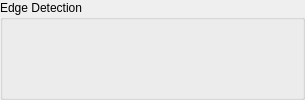
       <widget class="QGroupBox" name="EdgeDetection_groupBox">
        <property name="sizePolicy">
         <sizepolicy hsizetype="Fixed" vsizetype="Fixed">
          <horstretch>0</horstretch>
          <verstretch>0</verstretch>
         </sizepolicy>
        </property>
        <property name="title">
         <string>Edge Detection</string>
        </property>
        <layout class="QHBoxLayout" name="horizontalLayout_5">
         <item>
          <spacer name="horizontalSpacer_18">
           <property name="orientation">
            <enum>Qt::Horizontal</enum>
           </property>
           <property name="sizeHint" stdset="0">
            <size>
             <width>26</width>
             <height>20</height>
            </size>
           </property>
          </spacer>
         </item>
         <item>
          <widget class="QPushButton" name="EdgeDetection_Roberts_button">
           <property name="enabled">
            <bool>false</bool>
           </property>
           <property name="sizePolicy">
            <sizepolicy hsizetype="Fixed" vsizetype="Fixed">
             <horstretch>0</horstretch>
             <verstretch>0</verstretch>
            </sizepolicy>
           </property>
           <property name="minimumSize">
            <size>
             <width>32</width>
             <height>32</height>
            </size>
           </property>
           <property name="maximumSize">
            <size>
             <width>32</width>
             <height>32</height>
            </size>
           </property>
           <property name="toolTip">
            <string>Roberts</string>
           </property>
           <property name="statusTip">
            <string>Roberts</string>
           </property>
           <property name="text">
            <string/>
           </property>
           <property name="icon">
            <iconset>
             <normaloff>Icons/1number_1_3831.png</normaloff>Icons/1number_1_3831.png</iconset>
           </property>
           <property name="iconSize">
            <size>
             <width>29</width>
             <height>29</height>
            </size>
           </property>
           <property name="flat">
            <bool>true</bool>
           </property>
          </widget>
         </item>
         <item>
          <spacer name="horizontalSpacer_19">
           <property name="orientation">
            <enum>Qt::Horizontal</enum>
           </property>
           <property name="sizeType">
            <enum>QSizePolicy::Expanding</enum>
           </property>
           <property name="sizeHint" stdset="0">
            <size>
             <width>27</width>
             <height>20</height>
            </size>
           </property>
          </spacer>
         </item>
         <item>
          <widget class="QPushButton" name="EdgeDetection_Sobel_button">
           <property name="enabled">
            <bool>false</bool>
           </property>
           <property name="sizePolicy">
            <sizepolicy hsizetype="Fixed" vsizetype="Fixed">
             <horstretch>0</horstretch>
             <verstretch>0</verstretch>
            </sizepolicy>
           </property>
           <property name="minimumSize">
            <size>
             <width>32</width>
             <height>32</height>
            </size>
           </property>
           <property name="maximumSize">
            <size>
             <width>32</width>
             <height>32</height>
            </size>
           </property>
           <property name="toolTip">
            <string>Sobel</string>
           </property>
           <property name="statusTip">
            <string>Sobel</string>
           </property>
           <property name="text">
            <string/>
           </property>
           <property name="icon">
            <iconset>
             <normaloff>Icons/2number_2_3079.png</normaloff>Icons/2number_2_3079.png</iconset>
           </property>
           <property name="iconSize">
            <size>
             <width>29</width>
             <height>29</height>
            </size>
           </property>
           <property name="flat">
            <bool>true</bool>
           </property>
          </widget>
         </item>
         <item>
          <spacer name="horizontalSpacer_20">
           <property name="orientation">
            <enum>Qt::Horizontal</enum>
           </property>
           <property name="sizeType">
            <enum>QSizePolicy::Expanding</enum>
           </property>
           <property name="sizeHint" stdset="0">
            <size>
             <width>26</width>
             <height>20</height>
            </size>
           </property>
          </spacer>
         </item>
         <item>
          <widget class="QPushButton" name="EdgeDetection_Scharr_button">
           <property name="enabled">
            <bool>false</bool>
           </property>
           <property name="sizePolicy">
            <sizepolicy hsizetype="Fixed" vsizetype="Fixed">
             <horstretch>0</horstretch>
             <verstretch>0</verstretch>
            </sizepolicy>
           </property>
           <property name="minimumSize">
            <size>
             <width>32</width>
             <height>32</height>
            </size>
           </property>
           <property name="maximumSize">
            <size>
             <width>32</width>
             <height>32</height>
            </size>
           </property>
           <property name="toolTip">
            <string>Scharr</string>
           </property>
           <property name="statusTip">
            <string>Scharr</string>
           </property>
           <property name="text">
            <string/>
           </property>
           <property name="icon">
            <iconset>
             <normaloff>Icons/3number_3_3077.png</normaloff>Icons/3number_3_3077.png</iconset>
           </property>
           <property name="iconSize">
            <size>
             <width>29</width>
             <height>29</height>
            </size>
           </property>
           <property name="flat">
            <bool>true</bool>
           </property>
          </widget>
         </item>
         <item>
          <spacer name="horizontalSpacer_21">
           <property name="orientation">
            <enum>Qt::Horizontal</enum>
           </property>
           <property name="sizeType">
            <enum>QSizePolicy::Expanding</enum>
           </property>
           <property name="sizeHint" stdset="0">
            <size>
             <width>26</width>
             <height>20</height>
            </size>
           </property>
          </spacer>
         </item>
         <item>
          <widget class="QPushButton" name="EdgeDetection_Prewitt_button">
           <property name="enabled">
            <bool>false</bool>
           </property>
           <property name="sizePolicy">
            <sizepolicy hsizetype="Fixed" vsizetype="Fixed">
             <horstretch>0</horstretch>
             <verstretch>0</verstretch>
            </sizepolicy>
           </property>
           <property name="minimumSize">
            <size>
             <width>32</width>
             <height>32</height>
            </size>
           </property>
           <property name="maximumSize">
            <size>
             <width>32</width>
             <height>32</height>
            </size>
           </property>
           <property name="toolTip">
            <string>Prewitt</string>
           </property>
           <property name="statusTip">
            <string>Prewitt</string>
           </property>
           <property name="text">
            <string/>
           </property>
           <property name="icon">
            <iconset>
             <normaloff>Icons/4number_4_3829.png</normaloff>Icons/4number_4_3829.png</iconset>
           </property>
           <property name="iconSize">
            <size>
             <width>29</width>
             <height>29</height>
            </size>
           </property>
           <property name="flat">
            <bool>true</bool>
           </property>
          </widget>
         </item>
         <item>
          <spacer name="horizontalSpacer_22">
           <property name="orientation">
            <enum>Qt::Horizontal</enum>
           </property>
           <property name="sizeType">
            <enum>QSizePolicy::Expanding</enum>
           </property>
           <property name="sizeHint" stdset="0">
            <size>
             <width>26</width>
             <height>20</height>
            </size>
           </property>
          </spacer>
         </item>
        </layout>
       </widget>
